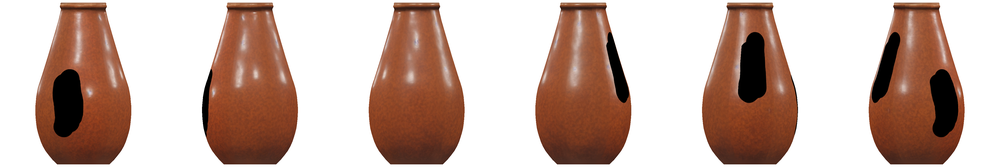
#> input picture inpaint_data/editing/vase_2/after_component5_inpaint/results/editing_use/endered_views/2fd7954d31dc47d7a48f9e0cb8faeeba/2fd7954d31dc47d7a48f9e0cb8faeeba_concat.png, 1000 x 167 px, shrunk from 4608 x 768 before the run
$ python color_test.py
#> lines starting #> are read from the running program, lines starting #| are printed output that depends on the picture; after the words box and inside, x2 and y2 are one past the last pixel; in counts of white or black regions, pixels touching at a corner belong together
import cv2
import numpy as np

# ================= 配置区域（修改这里） =================
INPUT_PATH = '2fd7954d31dc47d7a48f9e0cb8faeeba_concat.png'           # 输入图片路径
OUTPUT_PATH = 'vase_2.png'         # 输出图片路径
TARGET_COLOR = (0, 0, 0)         # 目标颜色 (B, G, R) 格式
THRESHOLD = 0                     # 颜色容差 (10-50)
# =======================================================

def main():
    # 读取图片
    img = cv2.imread(INPUT_PATH)
#> img is the input picture: shape (167, 1000, 3); mean B, G, R 164.6, 174.7, 199.4
    if img is None:
        print(f"错误：无法读取图片 {INPUT_PATH}")
        return

    # 创建颜色范围
    target = np.array(TARGET_COLOR, dtype=np.uint8)
    lower = np.maximum(target - THRESHOLD, 0)
    upper = np.minimum(target + THRESHOLD, 255)

    # 创建掩膜
    mask = cv2.inRange(img, lower, upper)
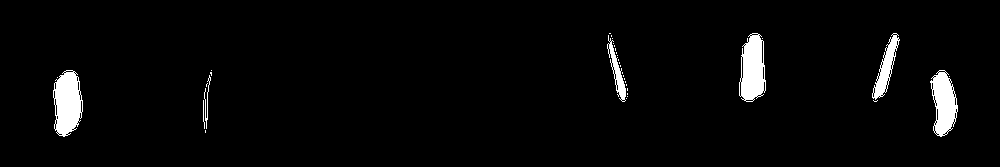
#> mask: shape (167, 1000); 3.1% white; 35 white regions (28 under 20 px), largest, box (x1, y1, x2, y2) and area: (53, 70, 83, 137) 1448, (739, 33, 766, 102) 1347, (930, 70, 958, 137) 1185

    # 生成结果：匹配区域黑色，其他白色
    output = np.ones_like(img) * 255
    output[mask > 0] = 0

    # 保存
    cv2.imwrite(OUTPUT_PATH, output)
    print(f"完成！匹配像素数：{np.sum(mask > 0)}")
#| 完成！匹配像素数：5233
    print(f"结果已保存：{OUTPUT_PATH}")

if __name__ == "__main__":
    main()

$ run again, with inpaint_data/editing/vase_2/after_component5_inpaint/results/editing_use/endered_views/2fd7954d31dc47d7a48f9e0cb8faeeba/2fd7954d31dc47d7a48f9e0cb8faeeba_02.png copied over inpaint_data/editing/vase_2/after_component5_inpaint/results/editing_use/endered_views/2fd7954d31dc47d7a48f9e0cb8faeeba/2fd7954d31dc47d7a48f9e0cb8faeeba_concat.png
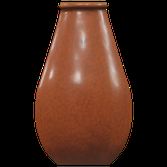
#> input picture inpaint_data/editing/vase_2/after_component5_inpaint/results/editing_use/endered_views/2fd7954d31dc47d7a48f9e0cb8faeeba/2fd7954d31dc47d7a48f9e0cb8faeeba_02.png, 167 x 167 px, shrunk from 768 x 768 before the run
#> in main, img is the input picture: shape (167, 167, 3); mean B, G, R 25, 36.6, 64.5
#> in main, `mask = cv2.inRange(img, lower, upper)`:
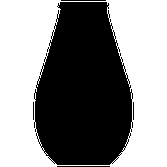
#> mask: shape (167, 167); 53.9% white; 5 black regions (2 under 20 px), largest, box (x1, y1, x2, y2) and area: (34, 2, 133, 165) 12709, (57, 166, 110, 167) 53, (61, 0, 106, 1) 45
#| 完成！匹配像素数：15046
